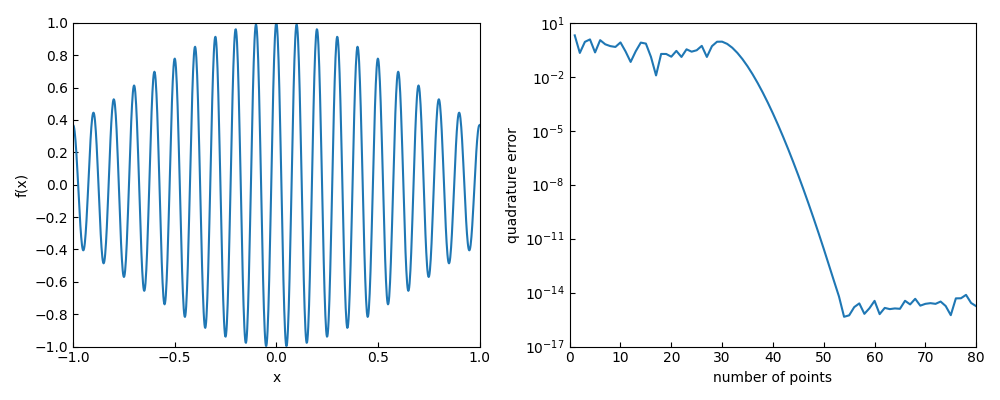

Reproduce this figure in Python.
#!/usr/bin/env python
# File: numerical.py
# Name: D.Saravanan
# Date: 10/03/2022

""" Script to compute the integral f(x) = cos(20*pi*x) exp(-x**2) on the interval [-1, 1] """

import numpy as np
from scipy.integrate import quad
import matplotlib.pyplot as plt
from matplotlib.ticker import ScalarFormatter

# exact value of the integral
f = lambda x: np.cos(20*np.pi*x) * np.exp(-x**2)
exact = quad(f, -1, 1)[0]

x = np.linspace(-1, 1, 1000)

N = range(1, 81)
n = np.array(N)

Ngrids = len(N)

gleg = np.zeros(Ngrids)

for k, N in enumerate(N):

    # nodes and weights calculation of gauss-legendre
    xnode, wnode = np.polynomial.legendre.leggauss(N)

    gleg[k] = np.inner(wnode, f(xnode))

# error calculations
gleg_err = abs(np.double(gleg - exact))

fig, ax = plt.subplots(1, 2, figsize=(10,4))
ax[0].plot(x, f(x))
ax[0].set(xlim=(-1, 1), xticks=np.arange(-1, 1.5, 0.5))
ax[0].set(ylim=(-1, 1), yticks=np.arange(-1, 1.2, 0.2))
ax[0].set(xlabel=r"x", ylabel=r"f(x)")
ax[0].tick_params(direction="in")
ax[1].semilogy(n, gleg_err)
ax[1].set(xlim=(0, 80), xticks=np.arange(0, 90, 10))
ax[1].set(ylim=(10**-17, 10))
ax[1].set(xlabel=r"number of points", ylabel=r"quadrature error")
ax[1].tick_params(direction="in")
fig.tight_layout()
plt.savefig("numerical.png")
